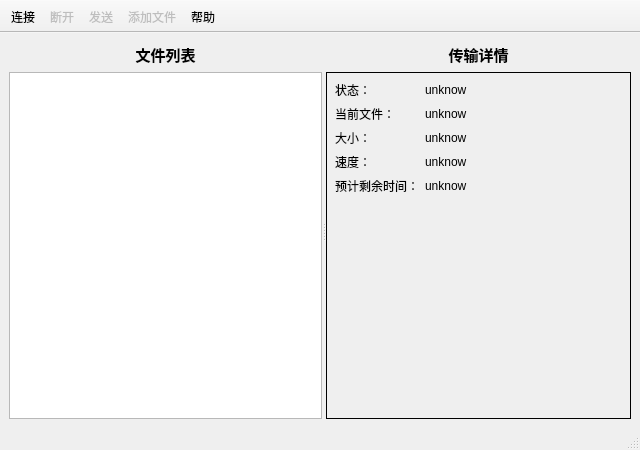
<?xml version="1.0" encoding="UTF-8"?>
<ui version="4.0">
  <class>AClient</class>
  <widget class="QMainWindow" name="AClient">
    <property name="geometry">
      <rect>
        <x>0</x>
        <y>0</y>
        <width>640</width>
        <height>450</height>
      </rect>
    </property>
    <property name="minimumSize">
      <size>
        <width>640</width>
        <height>450</height>
      </size>
    </property>
    <property name="maximumSize">
      <size>
        <width>660</width>
        <height>450</height>
      </size>
    </property>
    <property name="windowTitle">
      <string>发送方</string>
    </property>
    <property name="windowIcon">
      <iconset resource="../res.qrc">
        <normaloff>:/transfer/res/transfer/fileTrans.png</normaloff>:/transfer/res/transfer/fileTrans.png</iconset>
    </property>
    <widget class="QWidget" name="centralwidget">
      <layout class="QGridLayout" name="gridLayout">
        <item row="0" column="0">
          <widget class="QSplitter" name="splitter">
            <property name="orientation">
              <enum>Qt::Orientation::Horizontal</enum>
            </property>
            <widget class="QWidget" name="layoutWidget">
              <layout class="QVBoxLayout" name="verticalLayout">
                <property name="topMargin">
                  <number>1</number>
                </property>
                <item>
                  <widget class="QLabel" name="label">
                    <property name="maximumSize">
                      <size>
                        <width>16777215</width>
                        <height>24</height>
                      </size>
                    </property>
                    <property name="font">
                      <font>
                        <pointsize>11</pointsize>
                        <bold>true</bold>
                      </font>
                    </property>
                    <property name="text">
                      <string>文件列表</string>
                    </property>
                    <property name="alignment">
                      <set>Qt::AlignmentFlag::AlignCenter</set>
                    </property>
                  </widget>
                </item>
                <item>
                  <widget class="QListWidget" name="FileListWidget">
                    <property name="maximumSize">
                      <size>
                        <width>350</width>
                        <height>16777215</height>
                      </size>
                    </property>
                    <property name="contextMenuPolicy">
                      <enum>Qt::ContextMenuPolicy::CustomContextMenu</enum>
                    </property>
                    <property name="editTriggers">
                      <set>QAbstractItemView::EditTrigger::NoEditTriggers</set>
                    </property>
                    <property name="dragEnabled">
                      <bool>false</bool>
                    </property>
                    <property name="dragDropMode">
                      <enum>QAbstractItemView::DragDropMode::NoDragDrop</enum>
                    </property>
                    <property name="defaultDropAction">
                      <enum>Qt::DropAction::IgnoreAction</enum>
                    </property>
                    <property name="selectionMode">
                      <enum>QAbstractItemView::SelectionMode::ExtendedSelection</enum>
                    </property>
                    <property name="selectionBehavior">
                      <enum>QAbstractItemView::SelectionBehavior::SelectRows</enum>
                    </property>
                  </widget>
                </item>
              </layout>
            </widget>
            <widget class="QWidget" name="layoutWidget">
              <layout class="QVBoxLayout" name="verticalLayout_2">
                <item>
                  <widget class="QLabel" name="label_2">
                    <property name="maximumSize">
                      <size>
                        <width>16777215</width>
                        <height>24</height>
                      </size>
                    </property>
                    <property name="font">
                      <font>
                        <pointsize>11</pointsize>
                        <bold>true</bold>
                      </font>
                    </property>
                    <property name="text">
                      <string>传输详情</string>
                    </property>
                    <property name="alignment">
                      <set>Qt::AlignmentFlag::AlignCenter</set>
                    </property>
                  </widget>
                </item>
                <item>
                  <widget class="QWidget" name="TransDetail" native="true">
                    <property name="minimumSize">
                      <size>
                        <width>250</width>
                        <height>0</height>
                      </size>
                    </property>
                    <property name="styleSheet">
                      <string notr="true">QWidget {
                        border: 1px solid;
                        }

                        QLabel {
                        border: none;  /* 确保 QLabel 的边框不被修改 */
                        }
                      </string>
                    </property>
                    <layout class="QFormLayout" name="formLayout">
                      <item row="0" column="0">
                        <widget class="QLabel" name="lb1">
                          <property name="text">
                            <string>状态：</string>
                          </property>
                        </widget>
                      </item>
                      <item row="0" column="1">
                        <widget class="QLabel" name="lbStatus">
                          <property name="text">
                            <string>unknow</string>
                          </property>
                        </widget>
                      </item>
                      <item row="1" column="0">
                        <widget class="QLabel" name="lb2">
                          <property name="text">
                            <string>当前文件：</string>
                          </property>
                        </widget>
                      </item>
                      <item row="1" column="1">
                        <widget class="QLabel" name="lbCurFile">
                          <property name="text">
                            <string>unknow</string>
                          </property>
                        </widget>
                      </item>
                      <item row="2" column="0">
                        <widget class="QLabel" name="lb3">
                          <property name="text">
                            <string>大小：</string>
                          </property>
                        </widget>
                      </item>
                      <item row="2" column="1">
                        <widget class="QLabel" name="lbSize">
                          <property name="text">
                            <string>unknow</string>
                          </property>
                        </widget>
                      </item>
                      <item row="3" column="0">
                        <widget class="QLabel" name="lb4">
                          <property name="text">
                            <string>速度：</string>
                          </property>
                        </widget>
                      </item>
                      <item row="3" column="1">
                        <widget class="QLabel" name="lbSpeed">
                          <property name="text">
                            <string>unknow</string>
                          </property>
                        </widget>
                      </item>
                      <item row="4" column="0">
                        <widget class="QLabel" name="lb5">
                          <property name="text">
                            <string>预计剩余时间：</string>
                          </property>
                        </widget>
                      </item>
                      <item row="4" column="1">
                        <widget class="QLabel" name="lbRemaingTime">
                          <property name="text">
                            <string>unknow</string>
                          </property>
                        </widget>
                      </item>
                    </layout>
                  </widget>
                </item>
              </layout>
            </widget>
          </widget>
        </item>
      </layout>
    </widget>
    <widget class="QStatusBar" name="statusbar"/>
    <widget class="QToolBar" name="toolBar">
      <property name="windowTitle">
        <string>toolBar</string>
      </property>
      <property name="movable">
        <bool>false</bool>
      </property>
      <property name="allowedAreas">
        <set>Qt::ToolBarArea::TopToolBarArea</set>
      </property>
      <property name="iconSize">
        <size>
          <width>25</width>
          <height>25</height>
        </size>
      </property>
      <property name="toolButtonStyle">
        <enum>Qt::ToolButtonStyle::ToolButtonTextBesideIcon</enum>
      </property>
      <attribute name="toolBarArea">
        <enum>TopToolBarArea</enum>
      </attribute>
      <attribute name="toolBarBreak">
        <bool>false</bool>
      </attribute>
      <addaction name="actionConnect"/>
      <addaction name="actionDisConnect"/>
      <addaction name="actionSend"/>
      <addaction name="actionAdd"/>
      <addaction name="actionHelp"/>
    </widget>
    <action name="actionSend">
      <property name="enabled">
        <bool>false</bool>
      </property>
      <property name="icon">
        <iconset resource="../res.qrc">
          <normaloff>:/transfer/res/transfer/tranStart.png</normaloff>:/transfer/res/transfer/tranStart.png</iconset>
      </property>
      <property name="text">
        <string>发送</string>
      </property>
      <property name="toolTip">
        <string>开始发送.</string>
      </property>
      <property name="menuRole">
        <enum>QAction::MenuRole::NoRole</enum>
      </property>
    </action>
    <action name="actionDisConnect">
      <property name="enabled">
        <bool>false</bool>
      </property>
      <property name="icon">
        <iconset resource="../res.qrc">
          <normaloff>:/transfer/res/transfer/disConnect.png</normaloff>:/transfer/res/transfer/disConnect.png</iconset>
      </property>
      <property name="text">
        <string>断开</string>
      </property>
      <property name="toolTip">
        <string>断开与接收方的连接.</string>
      </property>
      <property name="menuRole">
        <enum>QAction::MenuRole::NoRole</enum>
      </property>
    </action>
    <action name="actionHelp">
      <property name="icon">
        <iconset resource="../res.qrc">
          <normaloff>:/transfer/res/transfer/help.png</normaloff>:/transfer/res/transfer/help.png</iconset>
      </property>
      <property name="text">
        <string>帮助</string>
      </property>
      <property name="toolTip">
        <string>查看使用说明.</string>
      </property>
      <property name="menuRole">
        <enum>QAction::MenuRole::NoRole</enum>
      </property>
    </action>
    <action name="actionAdd">
      <property name="enabled">
        <bool>false</bool>
      </property>
      <property name="icon">
        <iconset resource="../res.qrc">
          <normaloff>:/transfer/res/transfer/addFile.png</normaloff>:/transfer/res/transfer/addFile.png</iconset>
      </property>
      <property name="text">
        <string>添加文件</string>
      </property>
      <property name="toolTip">
        <string>添加文件到列表.</string>
      </property>
      <property name="menuRole">
        <enum>QAction::MenuRole::NoRole</enum>
      </property>
    </action>
    <action name="actionRemove">
      <property name="icon">
        <iconset resource="../res.qrc">
          <normaloff>:/transfer/res/transfer/removeFileFromList.png</normaloff>:/transfer/res/transfer/removeFileFromList.png</iconset>
      </property>
      <property name="text">
        <string>移除这条</string>
      </property>
      <property name="menuRole">
        <enum>QAction::MenuRole::NoRole</enum>
      </property>
    </action>
    <action name="actionClearList">
      <property name="icon">
        <iconset resource="../res.qrc">
          <normaloff>:/transfer/res/transfer/clearList.png</normaloff>:/transfer/res/transfer/clearList.png</iconset>
      </property>
      <property name="text">
        <string>清空列表</string>
      </property>
      <property name="menuRole">
        <enum>QAction::MenuRole::NoRole</enum>
      </property>
    </action>
    <action name="actionConnect">
      <property name="icon">
        <iconset resource="../res.qrc">
          <normaloff>:/transfer/res/transfer/Connect.png</normaloff>:/transfer/res/transfer/Connect.png</iconset>
      </property>
      <property name="text">
        <string>连接</string>
      </property>
      <property name="toolTip">
        <string>连接到接收方.</string>
      </property>
      <property name="menuRole">
        <enum>QAction::MenuRole::NoRole</enum>
      </property>
    </action>
  </widget>
  <resources>
    <include location="../res.qrc"/>
  </resources>
  <connections/>
</ui>
